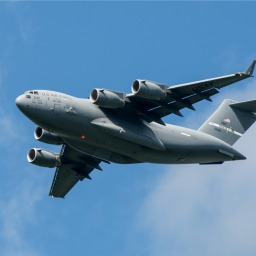
#> input picture MachingLearning/chapter8/images/plane_256x256.jpg, 256 x 256 px
$ python '8.12.2 goodFeaturesToTrack.py'
#> lines starting #> are read from the running program, lines starting #| are printed output that depends on the picture; after the words box and inside, x2 and y2 are one past the last pixel; in counts of white or black regions, pixels touching at a corner belong together
# 角点检测:检测图像角点的位置
# goodFeaturesToTrack : 确定一组固定数量的明显的角点
import cv2
import numpy as np
from matplotlib import pyplot as plt
# 加载图像
image_bgr = cv2.imread("images/plane_256x256.jpg")
#> image_bgr is the input picture: shape (256, 256, 3); mean B, G, R 169, 133.1, 90.5
image_gray = cv2.cvtColor(image_bgr, cv2.COLOR_BGR2GRAY)
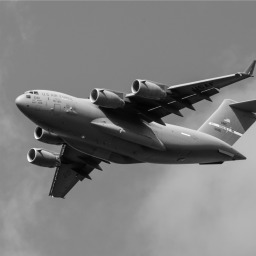
#> image_gray: shape (256, 256); min 1, max 250, mean 124.4

corners_to_detect = 10  # 待检测角点的数量
minimum_quality_score = 0.05  # 角点的最差质量（0~1）
minimum_distance = 25   # 角点间的最短欧氏距离

# 检测角点
corners = cv2.goodFeaturesToTrack(image_gray,
                                  corners_to_detect,
                                  minimum_quality_score,
                                  minimum_distance)
#> corners = [[31, 160], [100, 91], [164, 124], [245, 158], [144, 81], [33, 92], [229, 105], [43, 129], [120, 131], [55, 167]]
corners = np.float32(corners)

# 在每个角点上画白圈
for corner in corners:
    x,y = corner[0]
    cv2.circle(image_bgr,(x,y),10,(255,255,255),-1)
#> this loop made 10 passes
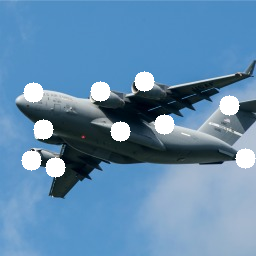
#> image_bgr: shape (256, 256, 3); 4.84% of pixels changed, all inside (x1, y1, x2, y2) = (21, 71, 256, 178)


# 转换成灰度图
image_rgb = cv2.cvtColor(image_bgr, cv2.COLOR_BGR2GRAY)
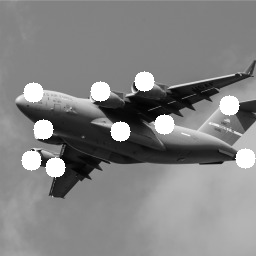
#> image_rgb: shape (256, 256); min 1, max 255, mean 131.3

plt.imshow(image_rgb, cmap="gray"), plt.axis("off")
plt.show()

$ run again, with MachingLearning/chapter8/images/plane_new.jpg copied over MachingLearning/chapter8/images/plane_256x256.jpg
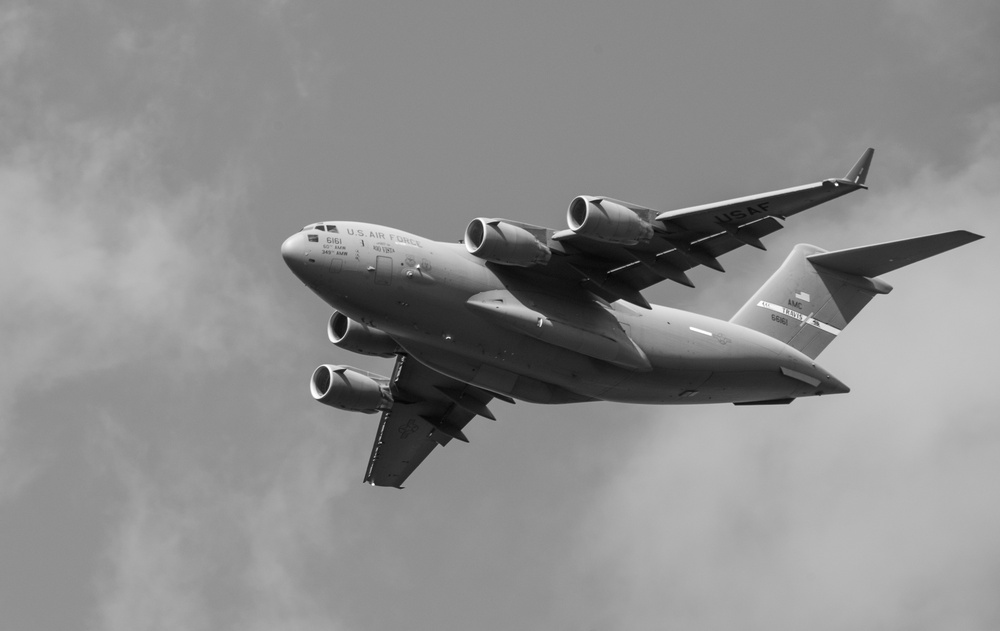
#> input picture MachingLearning/chapter8/images/plane_new.jpg, 1000 x 631 px, shrunk from 3600 x 2270 before the run
#> image_bgr is the input picture: shape (631, 1000, 3); min 3, max 255, mean 140.7
#> corners = [[837, 184], [372, 483], [651, 308], [327, 226], [333, 371], [348, 317], [589, 201], [487, 224], [540, 326], [418, 266]]
#> the loop `for corner in corners:` made 10 passes
#> after the loop `for corner in corners:`:
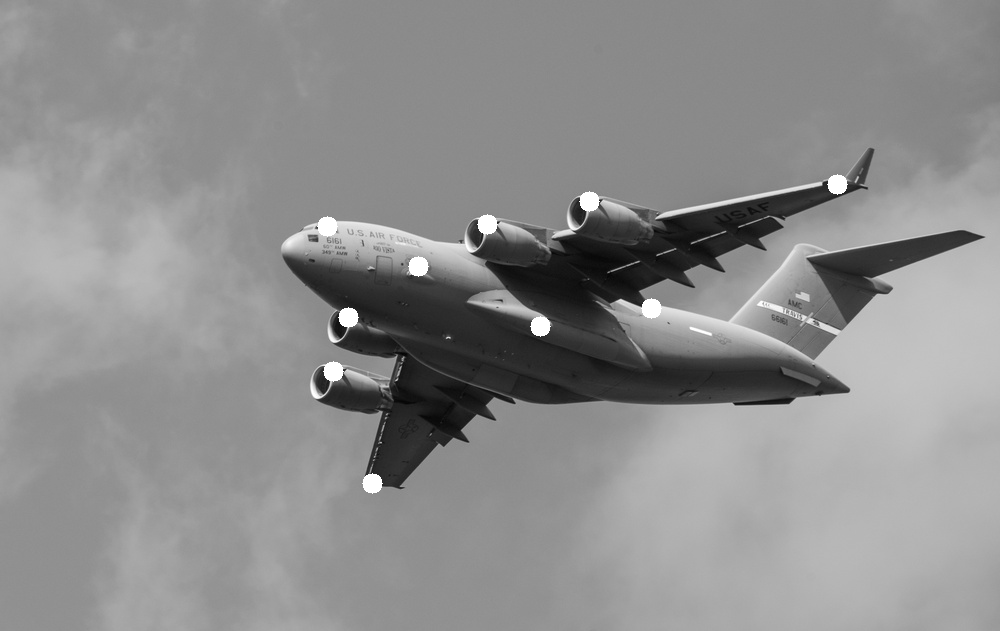
#> image_bgr: shape (631, 1000, 3); 0.5% of pixels changed, all inside (x1, y1, x2, y2) = (317, 174, 848, 494)
